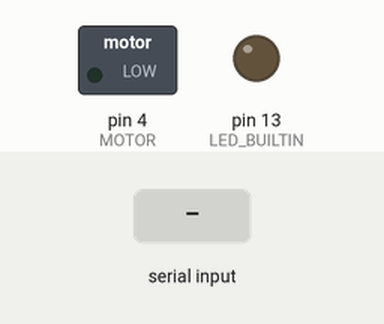
A sketch run on a simulated Arduino Uno, built with avr-gcc and run on an emulated ATmega328P. On the bench: switched loads named in the sketch (green lamp = pin HIGH), output pins drawn as LEDs (lit = HIGH). Inputs (shaded band) come from the test bench.

Above: at 1.2 s.
1.3 s: "l" received over Serial
At 2.5 s:
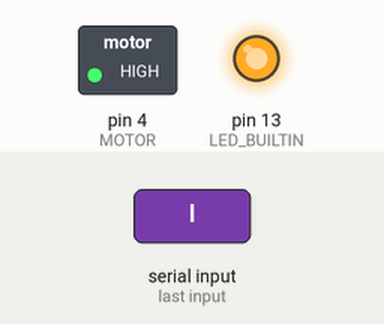
2.8 s: "d" received over Serial
At 3.9 s:
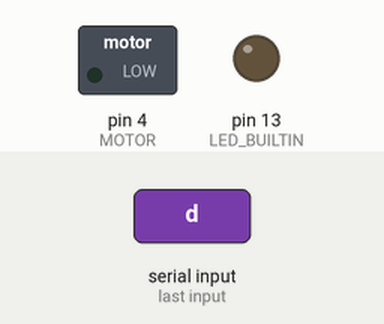
Timing chart, 0 to 5.8 s (numbered marks = the images above; inputs shaded):
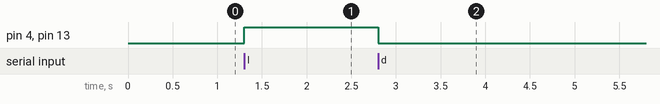

Measured:
- after the input at 1.3 s, pin 4 (MOTOR), pin 13 (LED_BUILTIN): LOW → HIGH at once
- after the input at 2.8 s, pin 4 (MOTOR), pin 13 (LED_BUILTIN): HIGH → LOW at once

The sketch:

ArduinoDonaldDuckBox.ino
```cpp
#define PIR         2
#define MOTOR       4

void has_presence()
{
  if(digitalRead(PIR) == 1)
  {
    Serial.println("1");
  }
  else
  {
    Serial.println("0");
  }

}

void setup()
{
  Serial.begin(9600);
  pinMode(LED_BUILTIN, OUTPUT);
  pinMode(MOTOR, OUTPUT);
  pinMode(PIR, INPUT);
}

void loop()
{
  if (Serial.available() > 0) {
    char incomingByte = Serial.read();
    switch(incomingByte)
    {
      case 'l':
        digitalWrite(LED_BUILTIN, HIGH);
        digitalWrite(MOTOR, HIGH);
        break;
      case 'd':
        digitalWrite(LED_BUILTIN, LOW);
        digitalWrite(MOTOR, LOW);
        break;
      case 'g':
        has_presence();
        break;
    }
  }
}
```
